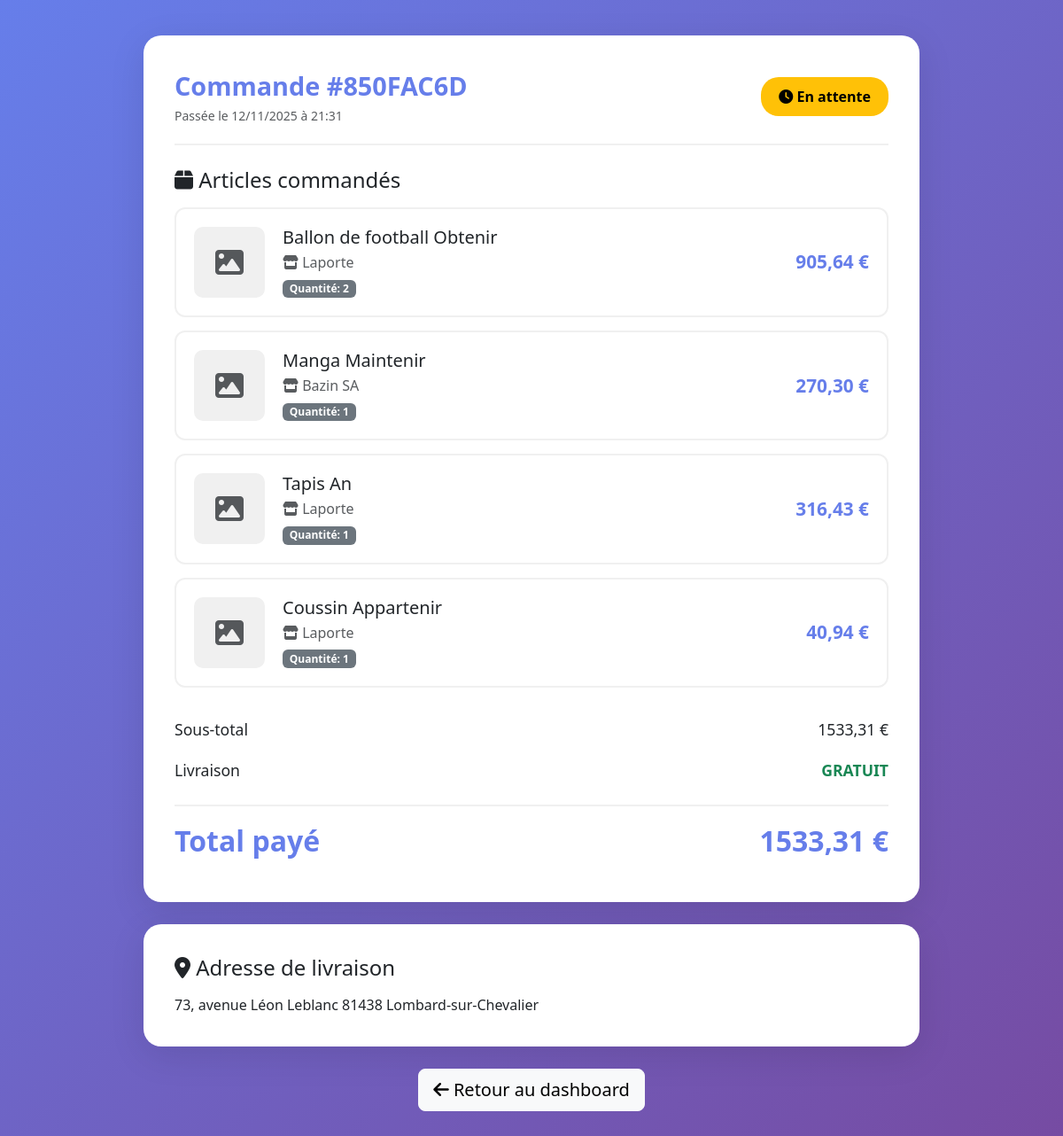
Page /accounts/customer/order/34/ (signed in) on the committed database.
### orders/models.py (models this page shows, shortened)
class Order(models.Model):
    STATUS_CHOICES = [
        ('pending', 'En attente'),
        ('confirmed', 'Confirmée'),
        ('processing', 'En traitement'),
        ('shipped', 'Expédiée'),
        ('delivered', 'Livrée'),
        ('cancelled', 'Annulée'),
    ]
    customer = models.ForeignKey(User, on_delete=models.CASCADE, related_name='orders', verbose_name="Client")
    order_number = models.CharField(max_length=20, unique=True, verbose_name="Numéro de commande")
    status = models.CharField(max_length=20, choices=STATUS_CHOICES, default='pending', verbose_name="Statut")
    total_amount = models.DecimalField(max_digits=10, decimal_places=2, verbose_name="Montant total")
    shipping_address = models.TextField(verbose_name="Adresse de livraison")
    shipping_city = models.CharField(max_length=100, verbose_name="Ville de livraison")
    shipping_phone = models.CharField(max_length=20, verbose_name="Téléphone de livraison")
    created_at = models.DateTimeField(auto_now_add=True)
    updated_at = models.DateTimeField(auto_now=True)
    delivered_at = models.DateTimeField(null=True, blank=True, verbose_name="Date de livraison")
    class Meta:
        verbose_name = "Commande"
        verbose_name_plural = "Commandes"
        ordering = ['-created_at']

class OrderItem(models.Model):
    order = models.ForeignKey(Order, on_delete=models.CASCADE, related_name='items', verbose_name="Commande")
    product = models.ForeignKey(Product, on_delete=models.CASCADE, verbose_name="Produit")
    quantity = models.PositiveIntegerField(verbose_name="Quantité")
    price = models.DecimalField(max_digits=10, decimal_places=2, verbose_name="Prix unitaire")
    class Meta:
        verbose_name = "Article de commande"
        verbose_name_plural = "Articles de commande"
    @property
    def total_price(self):
        return self.quantity * self.price

### products/models.py (models this page shows, shortened)
class Product(models.Model):
    vendor = models.ForeignKey(VendorProfile, on_delete=models.CASCADE, related_name='products', verbose_name="Vendeur")
    name = models.CharField(max_length=200, verbose_name="Nom du produit")
    description = models.TextField(verbose_name="Description")
    price = models.DecimalField(max_digits=10, decimal_places=2, verbose_name="Prix")
    category = models.ForeignKey(Category, on_delete=models.CASCADE, related_name='products', verbose_name="Catégorie")
    tags = models.CharField(max_length=500, blank=True, verbose_name="Étiquettes (séparées par des virgules)")
    image = models.ImageField(upload_to='products/', blank=True, null=True, verbose_name="Image principale")
    stock_quantity = models.PositiveIntegerField(default=0, verbose_name="Quantité en stock")
    is_active = models.BooleanField(default=True, verbose_name="Actif")
    created_at = models.DateTimeField(auto_now_add=True)
    updated_at = models.DateTimeField(auto_now=True)
    class Meta:
        verbose_name = "Produit"
        verbose_name_plural = "Produits"
        ordering = ['-created_at']

### accounts/models.py (models this page shows, shortened)
class VendorProfile(models.Model):
    user = models.OneToOneField(User, on_delete=models.CASCADE, related_name='vendor_profile')
    business_name = models.CharField(max_length=200, verbose_name="Nom de l'entreprise")
    description = models.TextField(verbose_name="Description de l'entreprise")
    phone = models.CharField(max_length=20, verbose_name="Téléphone")
    address = models.TextField(verbose_name="Adresse")
    city = models.CharField(max_length=100, verbose_name="Ville")
    image = models.ImageField(upload_to='vendors/', blank=True, null=True)
    is_verified = models.BooleanField(default=False, verbose_name="Vérifié")
    created_at = models.DateTimeField(auto_now_add=True)
    updated_at = models.DateTimeField(auto_now=True)
    class Meta:
        verbose_name = "Profil Vendeur"
        verbose_name_plural = "Profils Vendeurs"

### accounts/views.py (the view)
# urls.py: path('customer/order/<int:order_id>/', views.order_detail_customer, name='order_detail_customer'),
@login_required
def order_detail_customer(request, order_id):
    order = get_object_or_404(Order, pk=order_id, customer=request.user)
    items = order.items.all()
    context = {
        'order': order,
        'items': items
    }
    return render(request, 'accounts/order_detail_customer.html', context)

### accounts/templates/accounts/order_detail_customer.html (shortened to what this page needs)
<!DOCTYPE html>
<html lang="fr">
<head>
<link href="https://cdn.jsdelivr.net/npm/bootstrap@5.3.2/dist/css/bootstrap.min.css" rel="stylesheet">
<link href="https://cdnjs.cloudflare.com/ajax/libs/font-awesome/6.4.0/css/all.min.css" rel="stylesheet">
</head>
<body>
    <div class="container order-container">
        <div class="order-card">
            <div class="order-header">
                <div class="d-flex justify-content-between align-items-center flex-wrap">
                    <div>
                        <div class="order-number">Commande #{{ order.order_number }}</div>
                        <small class="text-muted">Passée le {{ order.created_at|date:"d/m/Y à H:i" }}</small>
                    </div>
                    <span class="status-badge status-{{ order.status }}">
                        {% if order.status == 'pending' %}
                            <i class="fas fa-clock"></i> En attente
                        {% elif order.status == 'processing' %}
                            <i class="fas fa-cog fa-spin"></i> En traitement
                        {% elif order.status == 'shipped' %}
                            <i class="fas fa-shipping-fast"></i> Expédiée
                        {% elif order.status == 'delivered' %}
                            <i class="fas fa-check-circle"></i> Livrée
                        {% else %}
                            <i class="fas fa-times-circle"></i> Annulée
                        {% endif %}
                    </span>
                </div>
            </div>
            <h4 class="mb-3"><i class="fas fa-box"></i> Articles commandés</h4>
            {% for item in items %}
            <div class="order-item">
                {% if item.product.image %}
                    <img src="{{ item.product.image.url }}" alt="{{ item.product.name }}" class="item-image">
                {% else %}
                    <div class="item-image d-flex align-items-center justify-content-center" style="background: #f0f0f0;">
                        <i class="fas fa-image fa-2x text-muted"></i>
                    </div>
                {% endif %}
                <div class="flex-grow-1">
                    <h5 class="mb-1">{{ item.product.name }}</h5>
                    <p class="text-muted mb-1">
                        <i class="fas fa-store"></i> {{ item.product.vendor.business_name }}
                    </p>
                    <span class="badge bg-secondary">Quantité: {{ item.quantity }}</span>
                </div>
                <div class="item-price">{{ item.total_price }} €</div>
            </div>
            {% endfor %}
            <div class="mt-4">
                <div class="summary-line">
                    <span>Sous-total</span>
                    <span>{{ order.total_amount }} €</span>
                </div>
                <div class="summary-line">
                    <span>Livraison</span>
                    <span class="text-success fw-bold">GRATUIT</span>
                </div>
                <div class="summary-line total-amount">
                    <span>Total payé</span>
                    <span>{{ order.total_amount }} €</span>
                </div>
            </div>
        </div>
        <div class="order-card">
            <h4 class="mb-3"><i class="fas fa-map-marker-alt"></i> Adresse de livraison</h4>
            <p class="mb-0">{{ order.shipping_address }}</p>
        </div>
        <div class="text-center">
            <a href="{% url 'dashboard_customer' %}" class="btn btn-lg btn-light">
                <i class="fas fa-arrow-left"></i> Retour au dashboard
            </a>
        </div>
    </div>
</body>
</html>

### accounts/templates/accounts/order_detail_customer.html (style rules this page uses)
body { font-family: 'Segoe UI', sans-serif; background: linear-gradient(135deg, #667eea 0%, #764ba2 100%); min-height: 100vh; padding: 40px 0; }
.order-container { max-width: 900px; margin: 0 auto; }
.order-card { background: white; border-radius: 20px; padding: 35px; margin-bottom: 25px; box-shadow: 0 10px 40px rgba(0,0,0,0.1); }
.order-header { border-bottom: 2px solid #f0f0f0; padding-bottom: 20px; margin-bottom: 25px; }
.order-number { color: #667eea; font-size: 1.8rem; font-weight: 700; }
.status-badge { padding: 10px 20px; border-radius: 20px; font-weight: 600; font-size: 1rem; }
.status-pending { background: #ffc107; color: #000; }
.order-item { border: 2px solid #f0f0f0; border-radius: 12px; padding: 20px; margin-bottom: 15px; display: flex; align-items: center; gap: 20px; }
.item-image { width: 80px; height: 80px; object-fit: cover; border-radius: 10px; }
.item-price { color: #667eea; font-size: 1.3rem; font-weight: 700; }
.summary-line { display: flex; justify-content: space-between; padding: 10px 0; font-size: 1.1rem; }
.total-amount { font-size: 2rem; font-weight: 700; color: #667eea; padding-top: 15px; border-top: 2px solid #f0f0f0; margin-top: 15px; }

### rows in the picture
Order: order_number "850FAC6D", created_at "12/11/2025 à 21:31", total_amount "1533,31", shipping_address "73, avenue Léon Leblanc 81438 Lombard-sur-Chevalier"
OrderItem: product.name "Ballon de football Obtenir", product.vendor.business_name "Laporte", quantity "2", total_price "905,64"
OrderItem: product.name "Manga Maintenir", product.vendor.business_name "Bazin SA", quantity "1", total_price "270,30"
OrderItem: product.name "Tapis An", product.vendor.business_name "Laporte", quantity "1", total_price "316,43"
OrderItem: product.name "Coussin Appartenir", product.vendor.business_name "Laporte", quantity "1", total_price "40,94"
